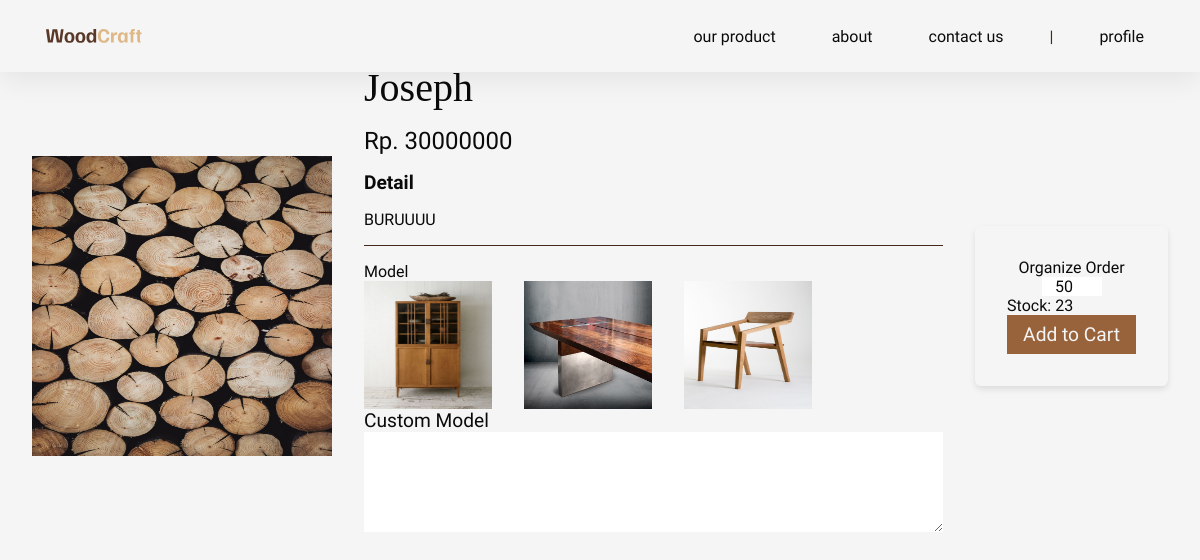
/product-detail.php?product_id=P01, run on the app's committed database.
### tables this page shows
CREATE TABLE `kayu` (
  `product_id` varchar(10) NOT NULL,
  `jenis_kayu` varchar(50) NOT NULL,
  `product_price` double NOT NULL,
  `product_description` varchar(255) NOT NULL,
  `stok` int(11) NOT NULL,
  `product_image` varchar(255) NOT NULL
);

### product-detail.php (the view, shortened to what this page needs)
<?php
include('server/connection.php');
@include('./components/Header.php');
$product_id = $_GET['product_id'];
$query_product = "SELECT product_id, jenis_kayu, product_price, product_description, stok, product_image FROM kayu WHERE product_id = ?";
$stmt_product = $conn->prepare($query_product);
$stmt_product->bind_param('s', $product_id);
$stmt_product->execute();
$product = $stmt_product->get_result();
?>
<!DOCTYPE html>
<html lang="en">
<head>
  <link rel="stylesheet" href="./styles/components/header.css">
  <link rel="stylesheet" href="./styles/product-detail.css">
  <link rel="stylesheet" href="./styles/components/footer.css" />
  <link rel="stylesheet" href="/dist/output.css">
</head>
<body>
  <?php while ($row = $product->fetch_assoc()) { ?>
    <section class="detail">
      <img class="product-image" src="./assets/images/<?php echo $row['product_image']; ?>" alt="<?php echo $row['product_image']; ?>"></img>
      <div class="product-details">
        <h2 class="product-title"><?php echo $row['jenis_kayu']; ?></h2>
        <h4 class="product-price"><?php echo "Rp." . " " . $row['product_price']; ?></h4>
        <h5 class="product-detail">Detail</h5>
        <p class="product-description"><?php echo $row['product_description']; ?></p>
        <hr>
        <form action="cart.php" method="post">
          <h5>Model</h5>
          <div class="product-model">
            <label>
              <img src="assets/images/lemari.jpg" alt="Option 1" style="width: 128; height:128;">
            </label>
            <label>
              <img src="assets/images/meja.jpg" alt="Option 2" style="width: 128; height:128;">
            </label>
            <label>
              <img src="assets/images/kursi.jpg" alt="Option 2" style="width: 128; height:128;">
            </label>
          </div>
          <h5 class="product-custom">Custom Model</h5>
          <textarea class="product-custom-model" name="product_custom_model" id="" cols="30" rows="10"></textarea>
      </div>
      <div class="add-to-cart">
        <div class="cart-content">
          <h5>Organize Order</h5>
          <div class="input-wrapper">
            <input type="number" id="range-input" name="order_quantity" min="0" max="100" step="1" value="50">
          </div>
        </div>
        <div class="cart-stock">
          <h5>Stock: <?php echo $row['stok'] ?></h5>
          <button id="add-to-cart-btn" type="submit" name="add_to_cart">Add to Cart</button>
        </div>
    </section>
  <?php } ?>
</body>
</html>

### styles/product-detail.css (style rules this page uses)
.detail { display: flex; justify-content: center; align-items: center; gap: 2rem; padding: 4rem 2rem 2rem 2rem; }
.product-image { width: 300px; height: 300px; background-color: var(--grey); }
.product-details { flex: 1; display: flex; flex-direction: column; gap: 1rem; }
.product-title { font-size: 2.5rem; font-family: var(--font-stack-heading); }
.product-price { font-size: 1.5rem; }
.product-detail { font-size: 1.2rem; font-weight: bold; }
.product-description { font-size: 1rem; }
.product-model { display: flex; gap: 2rem; }
[type=radio]+img { cursor: pointer; }
.product-custom { font-size: 1.2rem; }
.product-custom-model { width: 100%; height: 100px; resize: vertical; }
.add-to-cart { background-color: var(--white); padding: 2rem; border-radius: 0.4rem; box-shadow: var(--box-shadow); }
.cart-content { display: flex; flex-direction: column; align-items: center; }
.input-wrapper { display: flex; align-items: center; }
#range-input { margin: 0 0.5rem; width: 60px; text-align: center; }
h5 { font-size: 1rem; }
#add-to-cart-btn { font-size: 1.2rem; padding: 0.5rem 1rem; background-color: var(--primary-color); color: var(--white); border: none; cursor: pointer; }
hr { border: none; border-top: 1px solid var(--tertiary-color); margin: 1rem 0; width: 100%; }

### styles/variable.css (style rules this page uses)
:root { --font-stack-body: "Familjen Grotesk", sans-serif; --font-stack-heading: "Playfair Display", serif; --primary-color: #98633b; --secondary-color: #5a3828; --tertiary-color: #42291a; --warning-color: #ff9d00; --error-color: #ff5252; --success-color: #5277ff; --grey: #464646; --white: #f5f5f5; --black: #0a0a0a; --transparent: transparent; --box-shadow: 0 0.2rem 0.4rem rgba(0, 0, 0, 0.1); }
body { margin: 0; font: 100% "Familjen Grotesk", sans-serif; background-color: var(--white); color: var(--tertiary-color); margin: 0; box-sizing: border-box; -webkit-font-smoothing: antialiased; -moz-osx-font-smoothing: grayscale; }
*, *:before, *:after { box-sizing: inherit; }
h2 { font-size: 2.5rem; }
h4 { font-size: 1.5rem; }
h5 { font-size: 1rem; }
p { font-size: 1rem; }

### data on the page
kayu: product_image (picture), jenis_kayu "Joseph", product_price "30000000", product_description "BURUUUU", stok "23"
